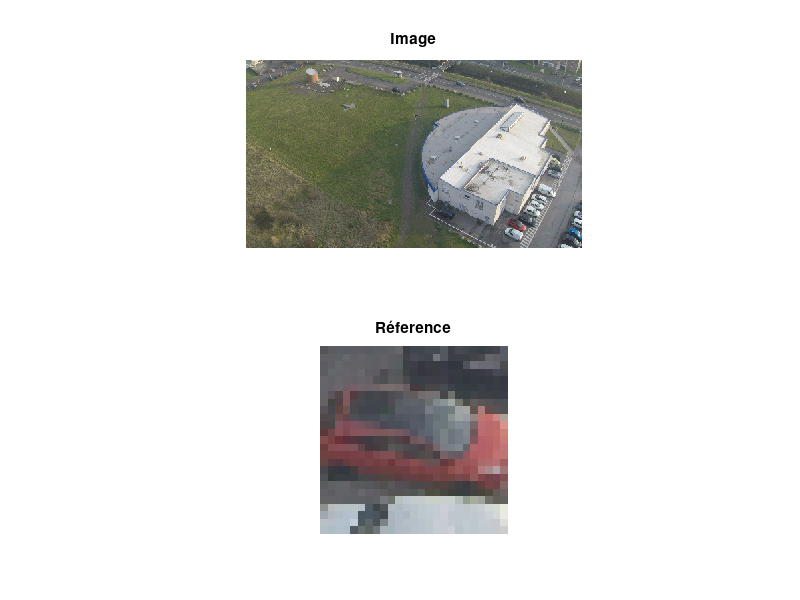

Recreate this plot in MATLAB. (Note: this script raises an error after producing the figure.)
load parking.mat


%%

figure(1)
subplot(2,1,1);
imshow(I);
title("Image");

subplot(2,1,2);
imshow(uint8(X));
title("Réference");

%%

C_norm = CorrImage(I,X,true); % calculer la matrice des corrélations normalisée.

%%

figure(3)
subplot(2,2,1);
imshow(I);
title("Image")
subplot(2,2,2);
imshow(uint8(X));
title("Réference")

subplot(2,2,3);
imshow(C_norm,[]);
title("Corrélation normalisé")

%%

[P,Cs]=DetectPic(C_norm,0.95);

% Extraire les scores pour chaque position détectée
scores = zeros(size(P, 1), 1);
for i = 1:size(P, 1)
    x = round(P(i, 1));  % Coordonnée x (colonne)
    y = round(P(i, 2));  % Coordonnée y (ligne)
    scores(i) = C_norm(y, x);  % Score à cette position
end

% Afficher les scores
fprintf('\n=== SCORES DE DÉTECTION ===\n');
for i = 1:length(scores)
    fprintf('Détection %d : Position (%.1f, %.1f) - Score = %.4f\n', ...
            i, P(i,1), P(i,2), scores(i));
end
fprintf('Meilleur score : %.4f\n', max(scores));
fprintf('Score moyen : %.4f\n\n', mean(scores));

figure(3)

subplot(2,2,1);
imshow(I);
title("Image")
AffRes(P,25,3)

subplot(2,2,2);
imshow(uint8(X));
title("Réference")

subplot(2,2,3);
imshow(C_norm);
title("Corrélation normalisée")

subplot(2,2,4);
imshow(Cs);
title("Detection objet")
%%
J = colorspace('rgb->luv',I);
Y = colorspace('rgb->luv',X);
C_norm = CorrImage(J,Y,true); % calculer la matrice des corrélations normalisée.

subplot(2,2,1);
imshow(J,[]);
title("Image ")

subplot(2,2,2);
imshow(uint8(Y));
title("Réference")

subplot(2,2,3);
imshow(C_norm,[]);
title("Corrélation normalisée")

subplot(2,2,4);
imshow(Cs,[]);
title("Detection objet")



%%
[P,Cs]=DetectPic(C_norm,0.9);

figure(3)

subplot(2,2,1);
imshow(I);
title("Image")
AffRes(P,25,3)

subplot(2,2,2);
imshow(uint8(X));
title("Réference")

subplot(2,2,3);
imshow(C_norm,[]);
title("Corrélation normalisée")

subplot(2,2,4);
imshow(Cs,[]);
title("Detection objet")
